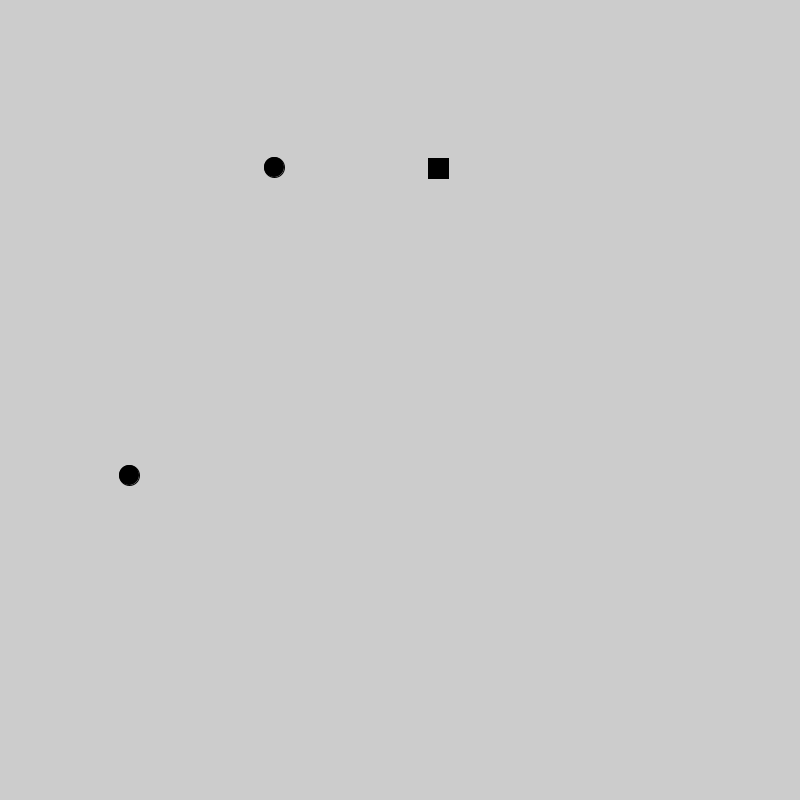
Frame 1 (no input)
Frame 60 (the mouse pressed at the canvas centre just before this capture): identical to frame 1, image omitted
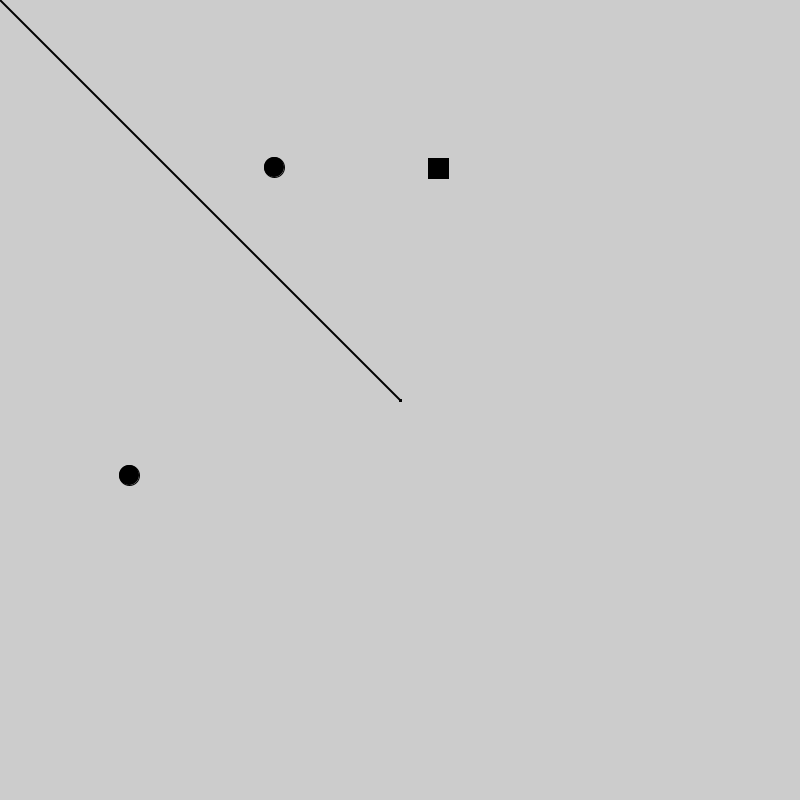
Frame 120 (the mouse held since frame 60 and released just before this capture)

The Processing sketch that drew these frames (run headless with seeded random() and noise(); from frame 60 on, the mouse is pressed at the canvas centre):

// Processing sketch: NewStation_java
// ── NewStation_java.pde
PShape square, circle, triangle;
int time = 0;
float startLineX = 0.0;
float startLineY= 0.0;
float endLineX = 0.0;
float endLineY = 0.0;
ArrayList<PGraphics> lines;
color back = 0;
color start;
// Make an array of lines that is added to with the mousePressed and then make their storke weight 0 when drawLine is called;


void setup(){
  size(800,800);
int shape;
for(int x = 3; x > 0; x--){
  shape = int(random(3));
  if(shape == 0){
    fill(0);
    rect(int(random(500)), int(random(500)), 20, 20);
  }
  else if(shape == 1){
    fill(0);
    ellipse(int(random(500)), int(random(500)), 20, 20);
  }
  else{
    fill(0);
    int triX = int(random(500));
    int triY = int(random(500));
    triangle(triX, triY, triX + 20, triY + 20, triX + 20, triY);
  }
}
}

void draw(){
  int shape;
  time++;
  if(time % 1500 == 0){
  shape = int(random(3));
  if(shape == 0){
    fill(0);
    rect(int(random(500)), int(random(500)), 20, 20);
  }
  else if(shape == 1){
    fill(0);
    ellipse(int(random(500)), int(random(500)), 20, 20);
  }
  else{
    fill(0);
    int triX = int(random(500));
    int triY = int(random(500));
    triangle(triX, triY, triX + 20, triY + 20, triX + 20, triY);
  }
  }
 if(mousePressed){
    if(startLineX == 0.0 && startLineY == 0.0){
      startLineX = mouseX; startLineY = mouseY;
}
  stroke(0);
  strokeWeight(2);
  line(mouseX, mouseY, pmouseX, pmouseY);
}
  if(!mousePressed){
    endLineX = mouseX;
    endLineY = mouseY;    
    color current = get(int(endLineX), int(endLineY));
    color current2 = get(int(endLineX) + 1, int(endLineY));
    color current3 = get(int(endLineX), int(endLineY) + 1);
    color current4 = get(int(endLineX) + 1, int(endLineY) + 1);
    if(startLineX != 0.0 && startLineY != 0.0 /* (current == back || current2 == back || current3 == back || current4 == back) */){
      drawLine();
    }
  }
}
  
  void drawLine(){
  stroke(0);
  strokeWeight(5);
  line(startLineX, startLineY, endLineX, endLineY);
  rect(int((startLineX + endLineX) / 2) - 4, int((startLineY + endLineY) / 2) - 4, 7, 7);
  startLineX = 0.0;
  startLineY = 0.0;
  endLineX = 0.0;
  endLineY = 0.0;
  }
   
